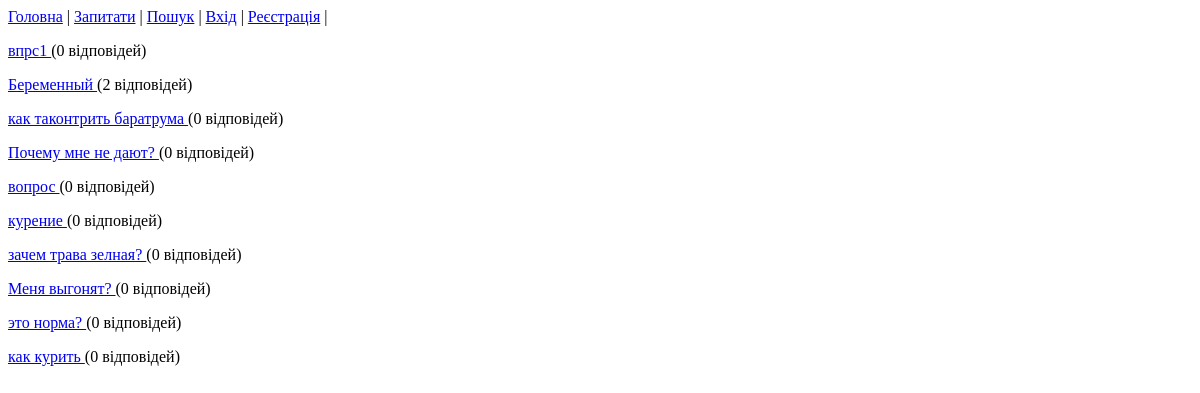
The app's page /index, older data.
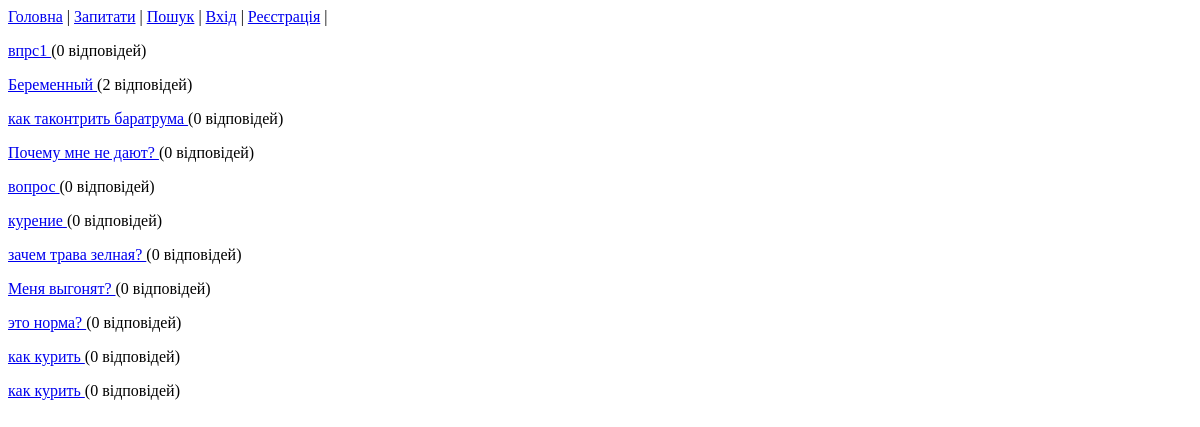
The same page, newer data.
### qanda/models.py (models this page shows)
class Question(models.Model):
   title = models.TextField()
   content = models.TextField()
   postdate = models.DateField()
   user_iduser = models.ForeignKey('User', db_column='user_iduser', default=0)
   likes = models.ManyToManyField(User,related_name="question_likes", default=0) #???
   tags = models.ManyToManyField(Tag,related_name="question_tags")

class Answer(models.Model):
    content = models.TextField()
    postdate = models.DateField()
    user_iduser = models.ForeignKey('User',db_column='user_iduser', default=0)
    question_idquestion = models.ForeignKey('Question', db_column='question_idquestion', related_name='answers')
    likes = models.ManyToManyField(User, related_name="answer_likes")

### qanda/views.py (the view)
# urls.py: url(r'index', 'qanda.views.index')
def index(request):
    try:
        st = request.GET['search_tag']
        olist = Question.objects.filter(tags__id__contains=st)
    except:
        olist = Question.objects.all()
    return render_to_response('index.html', {'obj_list': olist},  context_instance=RequestContext(request))

### qanda/templates/index.html (shortened to what this page needs)
{% extends "base.html" %}
{% block main_content %}
    {% for q in obj_list %}
        <p> <a href="details?id={{ q.id }}"> {{ q.title  }} </a>    ({{ q.answers.all  | length }} відповідей)  </p>
    {% endfor %}
{% endblock %}

Row changes from the older to the newer data that the page shows:
added Question: title "как курить", answers.all|length "0"
